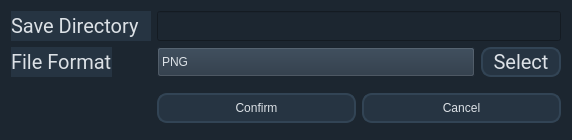
<?xml version="1.0" encoding="UTF-8"?>
<ui version="4.0">
 <class>SaveSettingsDialog</class>
 <widget class="QDialog" name="SaveSettingsDialog">
  <property name="windowModality">
   <enum>Qt::ApplicationModal</enum>
  </property>
  <property name="geometry">
   <rect>
    <x>0</x>
    <y>0</y>
    <width>572</width>
    <height>140</height>
   </rect>
  </property>
  <property name="minimumSize">
   <size>
    <width>460</width>
    <height>140</height>
   </size>
  </property>
  <property name="maximumSize">
   <size>
    <width>1000</width>
    <height>140</height>
   </size>
  </property>
  <property name="windowTitle">
   <string>Change Directory</string>
  </property>
  <property name="layoutDirection">
   <enum>Qt::LeftToRight</enum>
  </property>
  <property name="styleSheet">
   <string notr="true">background-color: rgb(28, 38, 48);
font:15pt &quot;Roboto&quot;;
color: rgb(220, 225, 230); </string>
  </property>
  <layout class="QGridLayout" name="gridLayout">
   <item row="0" column="0">
    <layout class="QFormLayout" name="formLayout">
     <property name="labelAlignment">
      <set>Qt::AlignLeading|Qt::AlignLeft|Qt::AlignVCenter</set>
     </property>
     <item row="0" column="0">
      <widget class="QLabel" name="label">
       <property name="minimumSize">
        <size>
         <width>140</width>
         <height>30</height>
        </size>
       </property>
       <property name="font">
        <font>
         <family>Roboto</family>
         <pointsize>15</pointsize>
         <italic>false</italic>
         <bold>false</bold>
        </font>
       </property>
       <property name="styleSheet">
        <string notr="true">background-color: rgb(38, 52, 66)</string>
       </property>
       <property name="text">
        <string>Save Directory</string>
       </property>
      </widget>
     </item>
     <item row="0" column="1">
      <layout class="QHBoxLayout" name="horizontalLayout_4">
       <item>
        <widget class="QLineEdit" name="pathDisplay">
         <property name="minimumSize">
          <size>
           <width>150</width>
           <height>30</height>
          </size>
         </property>
         <property name="styleSheet">
          <string notr="true">QLineEdit:focus {
    border: 2px solid rgb(100, 130, 80);
}

QLineEdit:hover {
    border: 2px solid rgb(100, 130, 80);
}</string>
         </property>
         <property name="readOnly">
          <bool>true</bool>
         </property>
        </widget>
       </item>
      </layout>
     </item>
     <item row="1" column="0">
      <widget class="QLabel" name="label_3">
       <property name="minimumSize">
        <size>
         <width>100</width>
         <height>30</height>
        </size>
       </property>
       <property name="font">
        <font>
         <family>Roboto</family>
         <pointsize>15</pointsize>
         <italic>false</italic>
         <bold>false</bold>
        </font>
       </property>
       <property name="styleSheet">
        <string notr="true">background-color: rgb(38, 52, 66)</string>
       </property>
       <property name="text">
        <string>File Format</string>
       </property>
      </widget>
     </item>
     <item row="1" column="1">
      <layout class="QHBoxLayout" name="horizontalLayout_3">
       <item>
        <widget class="QComboBox" name="formatComboBox">
         <property name="minimumSize">
          <size>
           <width>0</width>
           <height>30</height>
          </size>
         </property>
         <property name="styleSheet">
          <string notr="true">QComboBox {
    background-color: rgb(38, 52, 66);
}

QComboBox:hover {
    border: 2px solid rgb(100, 130, 80);
}

QComboBox::drop-down {
    border: none;
    width: 30px;
}</string>
         </property>
         <item>
          <property name="text">
           <string>PNG</string>
          </property>
         </item>
         <item>
          <property name="text">
           <string>JPG</string>
          </property>
         </item>
        </widget>
       </item>
       <item>
        <widget class="QPushButton" name="browseButton">
         <property name="minimumSize">
          <size>
           <width>80</width>
           <height>0</height>
          </size>
         </property>
         <property name="maximumSize">
          <size>
           <width>60</width>
           <height>30</height>
          </size>
         </property>
         <property name="font">
          <font>
           <family>Roboto</family>
           <pointsize>15</pointsize>
           <italic>false</italic>
           <bold>false</bold>
          </font>
         </property>
         <property name="styleSheet">
          <string notr="true">QPushButton {
    background: rgb(38, 52, 66);
    border: 2px solid rgb(50, 68, 85);
    border-radius: 10px;
}

QPushButton:hover {
    border: 2px solid rgb(100, 130, 80);
    border-radius: 10px;
}

QPushButton:checked {
    border: 2px solid rgb(100, 130, 80);
    border-radius: 10px;
}

QPushButton:focus {
    border: 2px solid rgb(100, 130, 80);
    border-radius: 10px;
}</string>
         </property>
         <property name="text">
          <string>Select</string>
         </property>
        </widget>
       </item>
      </layout>
     </item>
     <item row="2" column="1">
      <layout class="QHBoxLayout" name="horizontalLayout">
       <property name="topMargin">
        <number>10</number>
       </property>
       <property name="bottomMargin">
        <number>6</number>
       </property>
       <item>
        <widget class="QPushButton" name="okButton">
         <property name="minimumSize">
          <size>
           <width>0</width>
           <height>30</height>
          </size>
         </property>
         <property name="styleSheet">
          <string notr="true">QPushButton {
    background: rgb(38, 52, 66);
    border: 2px solid rgb(50, 68, 85);
    border-radius: 10px;
}

QPushButton:hover {
    border: 2px solid rgb(100, 130, 80);
    border-radius: 10px;
}

QPushButton:checked {
    border: 2px solid rgb(100, 130, 80);
    border-radius: 10px;
}

QPushButton:focus {
    border: 2px solid rgb(100, 130, 80);
    border-radius: 10px;
}</string>
         </property>
         <property name="text">
          <string>Confirm</string>
         </property>
        </widget>
       </item>
       <item>
        <widget class="QPushButton" name="cancelButton">
         <property name="minimumSize">
          <size>
           <width>0</width>
           <height>30</height>
          </size>
         </property>
         <property name="styleSheet">
          <string notr="true">QPushButton {
    background: rgb(38, 52, 66);
    border: 2px solid rgb(50, 68, 85);
    border-radius: 10px;
}

QPushButton:hover {
    border: 2px solid rgb(100, 130, 80);
    border-radius: 10px;
}

QPushButton:checked {
    border: 2px solid rgb(100, 130, 80);
    border-radius: 10px;
}

QPushButton:focus {
    border: 2px solid rgb(100, 130, 80);
    border-radius: 10px;
}</string>
         </property>
         <property name="text">
          <string>Cancel</string>
         </property>
        </widget>
       </item>
      </layout>
     </item>
    </layout>
   </item>
  </layout>
 </widget>
 <resources/>
 <connections/>
</ui>
